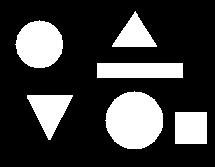
#> input picture HT8/Task 1/images/picture.jpg, 215 x 167 px
$ python object_analysis.py   (older library calls are emulated)
#> lines starting #> are read from the running program, lines starting #| are printed output that depends on the picture; after the words box and inside, x2 and y2 are one past the last pixel; in counts of white or black regions, pixels touching at a corner belong together
"""
Шаблонный метод (Template method)
"""
import cv2
import numpy as np
import random as rng
import pandas as pd

def calculate_hu_moments(func):
    def wrapper(*args, **kwargs):
        canny_output = func(*args, **kwargs)
        contours, _ = cv2.findContours(canny_output, cv2.RETR_TREE,
                                          cv2.CHAIN_APPROX_SIMPLE)
        mu = [None]*len(contours)
        for idx in range(len(contours)):
            mu[idx] = cv2.moments(contours[idx])

        mc = [None]*len(contours)
        for idx in range(len(contours)):
            mc[idx] = (mu[idx]['m10'] / (mu[idx]['m00'] + 1e-5),
                       mu[idx]['m01'] / (mu[idx]['m00'] + 1e-5))

        drawing = np.zeros((canny_output.shape[0], canny_output.shape[1], 3),
                           dtype=np.uint8)

        for idx in range(len(contours)):
            color = (rng.randint(0,256), rng.randint(0,256), rng.randint(0,256))
            cv2.drawContours(drawing, contours, idx, color, 2)
            cv2.circle(drawing, (int(mc[idx][0]), int(mc[idx][1])), 4, color,
                       -1)
        cv2.imwrite('images/drawing.png', drawing)
        f = open('output.txt','w')
        for idx in range(len(contours)):
            print(' * Contour[%d] - Area (M_00) = %.2f - Area OpenCV: %.2f - '
                  'Length: %.2f' % (idx, mu[idx]['m00'],
                  cv2.contourArea(contours[idx]), cv2.arcLength(contours[idx],
                  True)), file=f)
        f.close()
        return canny_output, mu, mc
    return wrapper

class ObjectAnalysis(object):
    def gauss_filter(self, img):
        return cv2.GaussianBlur(img, (5, 5), 0)

    @calculate_hu_moments
    def canny_edge(self, img):
        return cv2.Canny(img, 100, 200)

    def segmentation(self, img):
        img[np.all(img == 255, axis=2)] = 0

        kernel = np.array([[1, 1, 1], [1, -8, 1], [1, 1, 1]], dtype=np.float32)
        imgLaplacian = cv2.filter2D(img, cv2.CV_32F, kernel)
        sharp = np.float32(img)
        imgResult = sharp - imgLaplacian

        imgResult = np.clip(imgResult, 0, 255)
        imgResult = imgResult.astype(np.uint8)
        imgLaplacian = np.clip(imgLaplacian, 0, 255)
        imgLaplacian = np.uint8(imgLaplacian)

        bw = cv2.cvtColor(imgResult, cv2.COLOR_BGR2GRAY)
        _, bw = cv2.threshold(bw.astype(np.uint8), 40, 255,
                              cv2.THRESH_BINARY | cv2.THRESH_OTSU)

        dist = cv2.distanceTransform(bw, cv2.DIST_L2, 3)
        cv2.normalize(dist, dist, 0, 1.0, cv2.NORM_MINMAX)

        _, dist = cv2.threshold(dist, 0.4, 1.0, cv2.THRESH_BINARY)

        kernel1 = np.ones((3,3), dtype=np.uint8)
        dist = cv2.dilate(dist, kernel1)

        dist_8u = dist.astype(np.uint8)
        contours, _ = cv2.findContours(dist_8u, cv2.RETR_EXTERNAL,
                                       cv2.CHAIN_APPROX_SIMPLE)

        markers = np.zeros(dist.shape, dtype=np.int32)
        for i in range(len(contours)):
            cv2.drawContours(markers, contours, i, (i+1), -1)

        cv2.circle(markers, (5,5), 3, (255,255,255), -1)
        markers_8u = (markers * 10).astype('uint8')

        cv2.watershed(imgResult, markers)
        mark = markers.astype('uint8')
        mark = cv2.bitwise_not(mark)

        colors = []
        for contour in contours:
            colors.append((rng.randint(0,256), rng.randint(0,256),
                           rng.randint(0,256)))
        dst = np.zeros((markers.shape[0], markers.shape[1], 3), dtype=np.uint8)

        for i in range(markers.shape[0]):
            for j in range(markers.shape[1]):
                index = markers[i,j]
                if index > 0 and index <= len(contours):
                    dst[i,j,:] = colors[index-1]

        return dst


    # [34 lines left out: functions template_method, noise_filtering, object_parameters, not called in this run]


class BinaryImage(ObjectAnalysis):
    def __init__(self):
        pass

    def noise_filtering(self, image):
        median = cv2.medianBlur(image, 5)
        return median

class MonochromeImage(BinaryImage):
    def __init__(self):
        pass

    def noise_filtering(self, image):
        return None

class ColorImage(MonochromeImage):
    def __init__(self):
        pass

rng.seed(12345)
color_conv = ColorImage()
img = cv2.imread("images/picture.jpg")
#> img is the input picture: shape (167, 215, 3); min 0, max 255, mean 61.4
contours, mu, mc = color_conv.canny_edge(img)
#> in canny_edge, `return cv2.Canny(img, 100, 200)`:
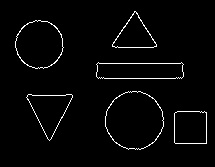
#> returned value: shape (167, 215); 2.6% white in thin lines or dots, all inside (x1, y1, x2, y2) = (15, 11, 207, 150)
#> in wrapper, `contours, _ = cv2.findContours(canny_output, cv2.RETR_TREE, cv2.CHAIN_..`: contours = 12 contours; largest, box (x1, y1, x2, y2) and area: (105, 91, 164, 150) 2621, (105, 91, 164, 150) 2601, (15, 20, 64, 69) 1773, (15, 20, 64, 69) 1747, (96, 62, 184, 79) 1282
#> in wrapper, `mu = [None]*len(contours)`: mu = 12 items
#> the loop in wrapper, `for idx in range(len(contours)):` made 12 passes
#> after the loop in wrapper, `for idx in range(len(contours)):`: mc = [(190, 127.1), (190, 127.1), (49.2, 110.3), (49.21, 110.3), (134, 119.9), (134, 119.9), (139.5, 70.47), (139.5, 70.47), (38.93, 44.01), (38.93, 44.01), (134.1, 34.67), (134.2, 34.84)]
#> the loop in wrapper, `for idx in range(len(contours)):` made 12 passes
#> color on passes 1 to 12: (213, 5, 152), (188, 99, 138), (223, 82, 191), (63, 221, 133), (89, 95, 181), (46, 211, 85), (75, 105, 39), (97, 174, 164), (12, 234, 173), (13, 212, 1), (3, 83, 91), (146, 50, 212)
#> after the loop in wrapper, `for idx in range(len(contours)):`:
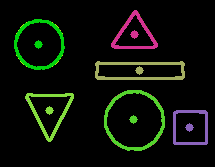
#> drawing: shape (167, 215, 3); mean of channels 0, 1, 2 8.2, 16.3, 11.6; drawn as B, G, R
#> mu = 12 items
contours1 = color_conv.segmentation(img)
#> in segmentation, `img[np.all(img == 255, axis=2)] = 0`: img: shape (167, 215, 3); 19.8% of pixels changed, all inside (x1, y1, x2, y2) = (16, 12, 206, 149)
#> in segmentation, `_, bw = cv2.threshold(bw.astype(np.uint8), 40, 255, cv2.THRESH_BINARY ..`: bw: shape (167, 215); 4.6% white in thin lines or dots, all inside (x1, y1, x2, y2) = (10, 9, 207, 152)
#> in segmentation, `cv2.normalize(dist, dist, 0, 1.0, cv2.NORM_MINMAX)`: dist: shape (167, 215) float32; min 0, max 1, mean 0.0319
#> in segmentation, `dist = cv2.dilate(dist, kernel1)`:
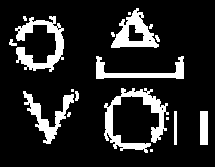
#> dist: shape (167, 215) float32; values 0 (black) and 1 (white), 14.9% white; 18 white regions (8 under 20 px), largest, box (x1, y1, x2, y2) and area: (104, 88, 169, 153) 1334, (15, 16, 64, 72) 1116, (111, 8, 159, 48) 865
#> in segmentation, `dist_8u = dist.astype(np.uint8)`: dist_8u: shape (167, 215); values 0 (black) and 1 (white), 14.9% white; 18 white regions (8 under 20 px)
#> in segmentation, `contours, _ = cv2.findContours(dist_8u, cv2.RETR_EXTERNAL, cv2.CHAIN_A..`: contours = 18 contours, 9 with area under 20; largest, box (x1, y1, x2, y2) and area: (104, 88, 169, 153) 1076, (111, 8, 159, 48) 950, (15, 16, 64, 72) 935, (23, 91, 74, 144) 645, (96, 56, 184, 79) 565
#> the loop in segmentation, `for i in range(len(contours)):` made 18 passes
#> after the loop in segmentation, `for i in range(len(contours)):`:
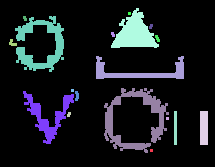
#> markers: shape (167, 215) int32; 19 distinct labels, from 0 to 18; one colour per label, 0 black
#> in segmentation, `cv2.circle(markers, (5,5), 3, (255,255,255), -1)`: markers: shape (167, 215) int32; 20 distinct labels, from 0 to 255
#> in segmentation, `mark = cv2.bitwise_not(mark)`:
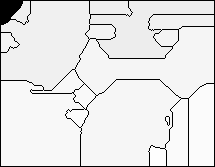
#> mark: shape (167, 215); min 0, max 254, mean 229.2
#> the loop in segmentation, `for contour in contours:` made 18 passes
#> contour on passes 1, 2, 4, 5, 8, 17: [[150, 149], [150, 151], [152, 151], [152, 149]], [[166, 117], [166, 119], [168, 119], [168, 117]], [[200, 111], [200, 144], [207, 144], [207, 111]], [[174, 111], [174, 144], [176, 144], [176, 111]], [[71, 89], [71, 91], [73, 91], [73, 89]], [[128, 12], [128, 14], [130, 14], [130, 12]]
#> after the loop in segmentation, `for contour in contours:`: colors = [(54, 93, 192), (119, 168, 20), (118, 61, 255), (110, 95, 131), (222, 66, 21), (84, 154, 4), (76, 117, 179), (175, 80, 197), (165, 6, 25), (31, 227, 40), (198, 91, 5), (188, 110, 62), (246, 31, 7), (251, 166, 215), (103, 186, 61), (76, 40, 253), (84, 171, 118), (104, 83, 83)]
#> after the loop in segmentation, `for i in range(markers.shape[0]):`:
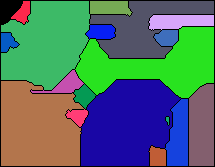
#> dst: shape (167, 215, 3); mean of channels 0, 1, 2 103.4, 110, 79.6; drawn as B, G, R
contours2 = color_conv.gauss_filter(img)
#> in gauss_filter, `return cv2.GaussianBlur(img, (5, 5), 0)`:
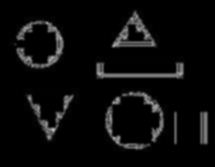
#> returned value: shape (167, 215, 3); min 0, max 189, mean 10.9
f = open("mu.txt", 'w')
for elem in mu:
    print(elem, file=f)
#> this loop made 12 passes
f.close()
f = open("mc.txt", 'w')
for elem in mc:
    print(elem, file=f)
#> this loop made 12 passes
f.close()
cv2.imwrite("images/picture_res.jpg", contours)
cv2.imwrite("images/picture_segmentation.jpg", contours1)
cv2.imwrite("images/picture_gauss.jpg", contours2)
